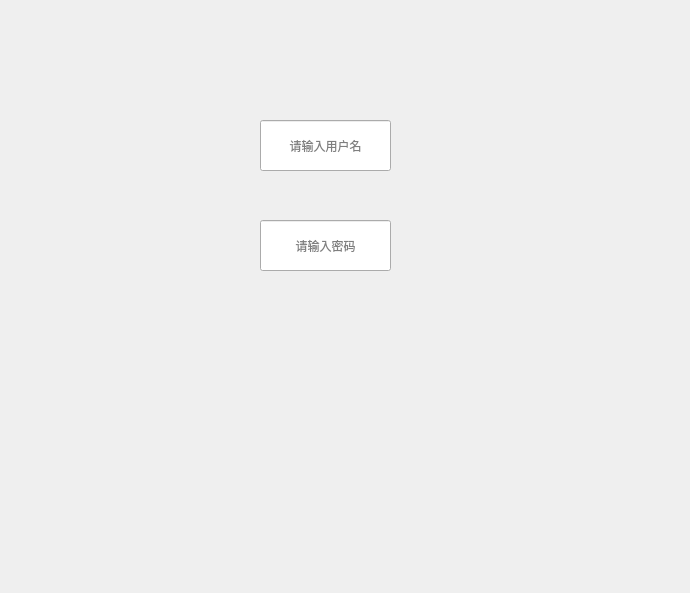
<?xml version="1.0" encoding="UTF-8"?>
<ui version="4.0">
 <class>Form</class>
 <widget class="QWidget" name="Form">
  <property name="geometry">
   <rect>
    <x>0</x>
    <y>0</y>
    <width>690</width>
    <height>593</height>
   </rect>
  </property>
  <property name="windowTitle">
   <string>Form</string>
  </property>
  <widget class="QLineEdit" name="lineEdit">
   <property name="geometry">
    <rect>
     <x>260</x>
     <y>120</y>
     <width>131</width>
     <height>51</height>
    </rect>
   </property>
   <property name="text">
    <string/>
   </property>
   <property name="echoMode">
    <enum>QLineEdit::Normal</enum>
   </property>
   <property name="alignment">
    <set>Qt::AlignCenter</set>
   </property>
   <property name="placeholderText">
    <string>请输入用户名</string>
   </property>
  </widget>
  <widget class="QLineEdit" name="lineEdit_2">
   <property name="geometry">
    <rect>
     <x>260</x>
     <y>220</y>
     <width>131</width>
     <height>51</height>
    </rect>
   </property>
   <property name="inputMask">
    <string/>
   </property>
   <property name="text">
    <string/>
   </property>
   <property name="echoMode">
    <enum>QLineEdit::Normal</enum>
   </property>
   <property name="alignment">
    <set>Qt::AlignCenter</set>
   </property>
   <property name="placeholderText">
    <string>请输入密码</string>
   </property>
  </widget>
 </widget>
 <resources/>
 <connections/>
</ui>
